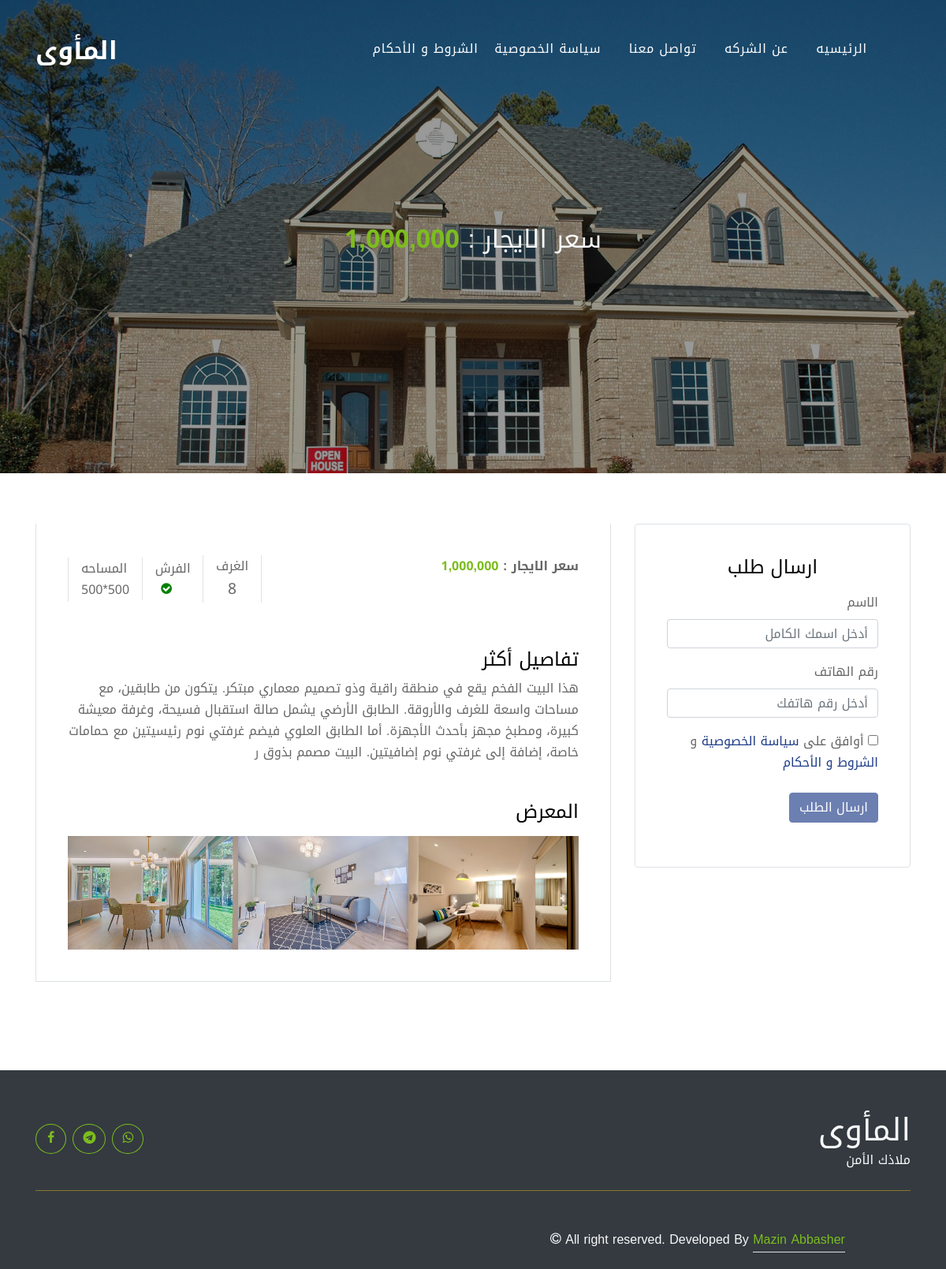
The page /details/2 on the database as committed earlier.
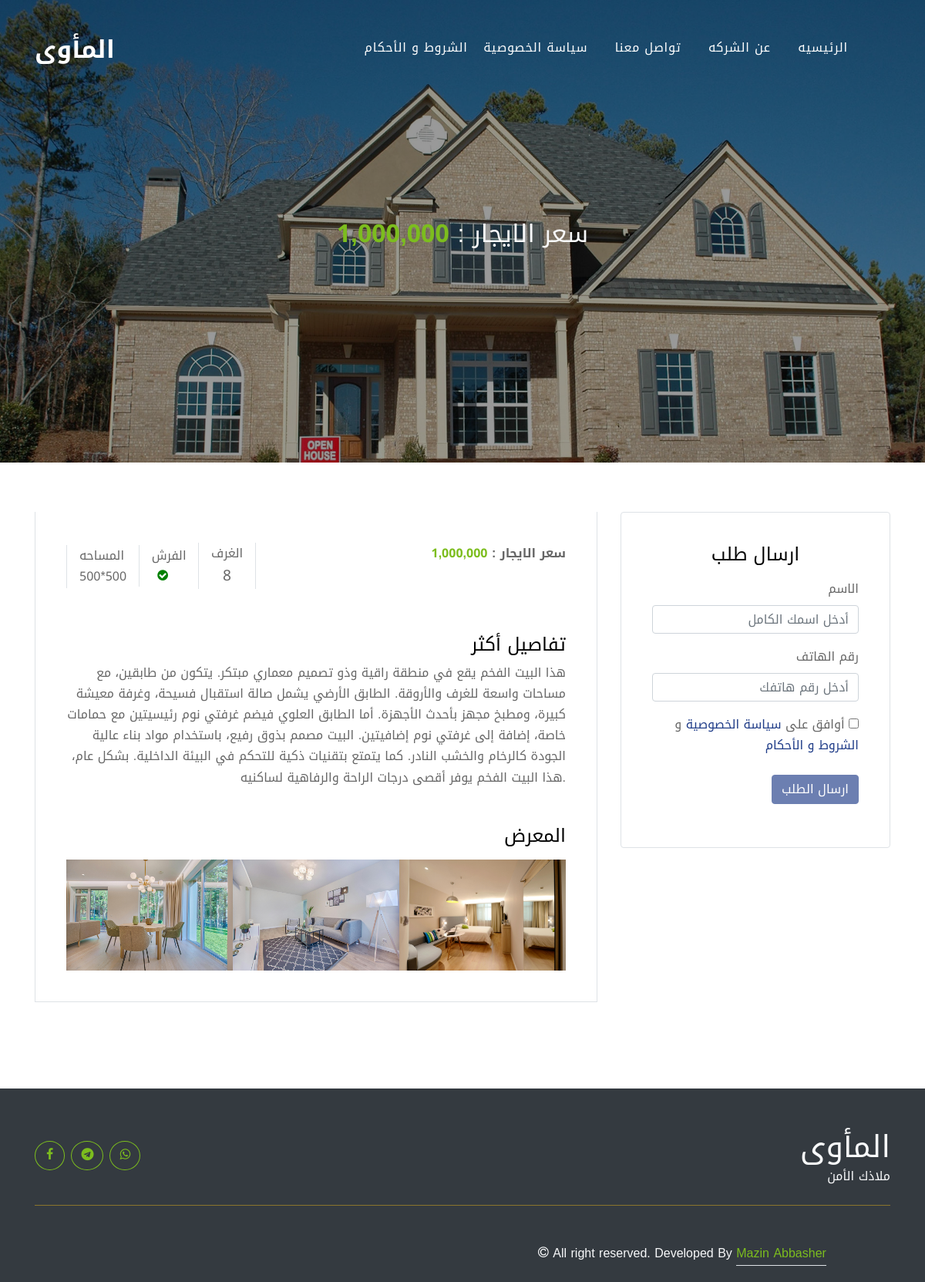
The same page on the database as committed later.
### api/models.py (models this page shows, shortened)
class House(models.Model):
    region = models.ForeignKey(Region,on_delete=models.PROTECT)
    rooms = models.IntegerField()
    ready = models.BooleanField(default=False)
    price = models.IntegerField()
    for_sale = models.BooleanField(default=False)
    for_rent = models.BooleanField(default=True)
    is_available = models.BooleanField(default=True)
    description = models.CharField(max_length=600)
    area = models.CharField(max_length=25)
    owner = models.ForeignKey(Owner,on_delete=models.PROTECT)
    sequence = models.IntegerField(default = 100)
    main_image = models.ImageField(upload_to='images/',null=True,blank=True)
    sale_price = models.IntegerField(default=0,null=True)
    date = models.DateTimeField(auto_now=True,null=True)
    special = models.BooleanField(default=False)
    private_description = models.CharField(max_length=500,default="")

class Image(models.Model):
    house = models.ForeignKey(House,on_delete=models.PROTECT)
    image = models.ImageField(upload_to='images/',null=True,blank=True)
    sequence = models.IntegerField(default = 100)

### api/views.py (the view)
# urls.py: path('details/<int:pk>',views.details,name="details"),
def details(request,pk):
    house = get_object_or_404(House,id=pk)
    images = Image.objects.filter(house=house)
    context = {
        "house":house,
        "images" : images,
    }
    return render(request,"detail.html",context=context)

### templates/detail.html (shortened to what this page needs)
<!DOCTYPE html>
{% load static %}
{% load humanize %}
<html lang="en">
  <head>
    <link rel="stylesheet" href="{% static "fonts/icomoon/style.css" %}">
    <link rel="stylesheet" href="{% static "css/bootstrap.min.css" %}">
    <link rel="stylesheet" href="{% static "css/magnific-popup.css" %}">
    <link rel="stylesheet" href="{% static "css/jquery-ui.css" %}">
    <link rel="stylesheet" href="{% static "css/owl.carousel.min.css" %}">
    <link rel="stylesheet" href="{% static "css/owl.theme.default.min.css" %}">
    <link rel="stylesheet" href="{% static "css/bootstrap-datepicker.css" %}">
    <link rel="stylesheet" href="{% static "css/mediaelementplayer.css" %}">
    <link rel="stylesheet" href="{% static "css/animate.css" %}">
    <link rel="stylesheet" href="{% static "fonts/flaticon/font/flaticon.css" %}">
    <link rel="stylesheet" href="{% static "css/fl-bigmug-line.css" %}">
    <link rel="stylesheet" href="{% static "css/aos.css" %}">
    <link rel="stylesheet" href="{% static "css/style.css" %}">
  </head>
  <body>
  <div class="site-wrap">
    <div class="site-navbar mt-4">
      <div class="container py-1">
        <div class="row align-items-center">
          <div class="col-8 col-md-8 col-lg-4">
            <h1 class="mb-0"><a href="{% url "api:home" %}" class="text-white h2 mb-0"><strong>المأوى</strong></a></h1>
          </div>
          <div class="col-4 col-md-4 col-lg-8" dir="rtl">
            <nav class="site-navigation text-right text-md-right" role="navigation">
              <ul class="site-menu js-clone-nav d-none d-lg-block ">
                <li class="active">
                  <a href="{% url "api:home" %}">الرئيسيه</a>
                </li>
                <li class="active"><a href="{% url "api:about" %}">عن الشركه</a></li>
                <li class="active"><a href="{% url "api:contact" %}">تواصل معنا</a></li>
                <li class="active"><a href="{% url "api:privacy" %}">سياسة الخصوصية</a></li>
                <li class="active"><a href="{% url "api:terms" %}">الشروط و الأحكام</a></li>
              </ul>
            </nav>
          </div>
        </div>
      </div>
    </div>
    <div class="site-blocks-cover inner-page-cover overlay" style="background-image: url({{ house.main_image.url }});" data-aos="fade">
      <div class="container">
        <div class="row align-items-center justify-content-center text-center">
          <div class="col-md-10">
            {% if house.for_rent%}
            <p class="mb-3 mt-4"><strong class="h2 text-light">سعر الايجار : </strong>
            <strong class="h2 text-success font-weight-bold">{{house.price|intcomma}}</strong></p>
            {% endif %}
          </div>
        </div>
      </div>
    </div>
    <div class="site-section site-section-sm">
      <div class="container">
        <div class="row">
          <div class="col-lg-8">
            <div class="bg-white property-body border-bottom border-left border-right">
              <div class="row mb-5"dir="rtl">
                <div class="col-md-6" style="text-align:right;">
                    {% if house.for_rent%}
                    <p><strong>سعر الايجار : </strong>
                    <strong class="text-success font-weight-bold">{{house.price|intcomma}}</strong></p>
                    {% endif %}
                </div>
                <div class="col-md-6">
                  <ul class="property-specs-wrap mb-3 mb-lg-0">
                    <li>
                      <span class="property-specs border-left border-right px-3" style="font-size: 1.0rem;">الغرف</span>
                      <span class="property-specs-number border-left border-right" style="font-size: 1.2rem; display: flex;justify-content: center;">{{ house.rooms }}</span>
                    </li>
                    <li>
                      <span class="property-specs border-left pl-3" style="font-size: 1.0rem;">الفرش</span>
                      {% if house.ready %}
                      <span class="property-specs-number border-left" style="font-size: 1.0rem;display: block;text-align: center;">
                        <i class="icon-check-circle " style="color: green; "></i>
                      </span>
                      {% else %}
                      <span class="property-specs-number border-left" style="font-size: 1.0rem;display: block;text-align: center;">
                        <i class="icon-close" style="color: red; "></i>
                      </span>
                      {% endif %}
                    </li>
                    <li>
                      <span class="property-specs border-left pl-3" style="font-size: 1.0rem;">المساحه</span>
                      <span class="property-specs-number border-left pl-3" style="font-size: 1.0rem;">{{ house.area }}</span>
                    </li>
                  </ul>
                </div>
              </div>
              <h2 class="h4 text-black" style="text-align:right;">تفاصيل أكثر</h2>
              <p style="text-align:right;">{{house.description}}</p>
              {% if images %}
              <div class="row no-gutters mt-5">
                <div class="col-12">
                  <h2 class="h4 text-black mb-3" style="text-align:right;">المعرض</h2>
                </div>
                {% for image in images %}
                <div class="col-sm-6 col-md-4 col-lg-4">
                  <a href="{{image.image.url}}" class="image-popup gal-item"><img src="{{ image.image.url }}" alt="Image" class="img-fluid"></a>
                </div>
                {% endfor %}
              </div>
              {% endif %}
            </div>
          </div>
          <div class="col-lg-4">
            <div class="bg-white widget border rounded">
              <h4 class="text-black mb-3 text-center text-uppercase">ارسال طلب</h4>
              <form action="#" data-house-pk="{{ house.pk }}" method="POST" id="order-form" class="form-contact-agent" style="text-align:right;" dir="rtl">
                <div class="form-group">
                  <label for="name">الاسم</label>
                  <input type="text" required="true" placeholder="أدخل اسمك الكامل" name="name" class="form-control">
                </div>
                <div class="form-group">
                  <label for="phone">رقم الهاتف</label>
                  <input type="phone" required="true" placeholder="أدخل رقم هاتفك" name="phone" class="form-control">
                </div>
                <div class="form-group">
                  <label>
                    <input type="checkbox" id="agree" name="agree"> أوافق على <a href="{% url "api:privacy" %}" >سياسة الخصوصية</a> و <a href="{% url "api:terms" %}">الشروط و الأحكام</a>
                  </label>
                </div>
                <div class="form-group">
                  <input type="submit" class="btn btn-primary" value="ارسال الطلب" id="submit-btn" disabled>
                </div>
              </form>
            </div>
          </div>
        </div>
      </div>
    </div>
       <div class="container-fluid bg-dark text-white-50 footer pt-1 mt-5" style="text-align:right;" dir="rtl">
        <div class="container pt-5">
            <div class="pb-4 mb-4" style="border-bottom: 1px solid rgba(226, 175, 24, 0.5) ;">
                <div class="row g-4">
                    <div class="col-lg-3">
                        <a href="#">
                            <h1 class="text-light mb-0">المأوى</h1>
                            <p class="text-light mb-0">ملاذك الأمن</p>
                        </a>
                    </div>
                    <div class="col-lg-6">
                  </div>
                    <div class="col-lg-3" >
                        <div class="d-flex justify-content-end pt-3">
                            <a class="btn btn-outline-success me-2 mx-1 btn-md-square rounded-circle" href="https://wa.me/+249127958201"><span class="icon-whatsapp"></a>                            <a class="btn btn-outline-success me-2 mx-1 btn-md-square rounded-circle" href="https://t.me/+249992025613"><span class="icon-telegram"></a>
                            <a class="btn btn-outline-success mr-1 btn-md-square rounded-circle" href="https://www.facebook.com/profile.php?id=61561040094874"><span class="icon-facebook"style="padding:2px;"></a>
                        </div>
                    </div>
                </div>
            </div>
        </div>
        <div class="container-fluid copyright bg-dark py-4">
          <div class="container">
              <div class="row">
                  <div class="col-md-6 text-center text-md-start mb-3 mb-md-0">
                    <span class="text-light"><i class="icon-copyright text-light me-2"></i> All right reserved. Developed By <a class="border-bottom text-success" href="https://www.linkedin.com/in/mazin-abbasher-15a506232">Mazin Abbasher</a>
                    </span>
                  </div>
              </div>
          </div>
        </div>
      </div>
  </div>
  </body>
</html>

### api/static/css/style.css (style rules this page uses)
body { line-height: 1.7; color: rgba(0, 0, 0, 0.6); font-weight: 400; font-size: 1rem; font-family: "Roboto Mono", SFMono-Regular, Menlo, Monaco, Consolas, "Liberation Mono", "Courier New", monospace; font-family: "Nunito Sans", -apple-system, BlinkMacSystemFont, "Segoe UI", Roboto, "Helvetica Neue", Arial, sans-serif, "Apple Color Emoji", "Segoe UI Emoji", "Segoe UI Symbol", "Noto Color Emoji"; }
a { -webkit-transition: .3s all ease; -o-transition: .3s all ease; transition: .3s all ease; }
.text-black { color: #000 !important; }
.site-wrap { position: relative; }
.site-wrap:before { -webkit-transition: .3s all ease-in-out; -o-transition: .3s all ease-in-out; transition: .3s all ease-in-out; background: rgba(0, 0, 0, 0.6); content: ""; position: absolute; z-index: 2000; top: 0; left: 0; right: 0; bottom: 0; opacity: 0; visibility: hidden; }
.btn { position: relative; top: 0; }
.btn.btn-primary { color: #fff; }
.form-control { height: 47px; }
.site-section { padding: 3em 0; }
@media (min-width: 768px) { .site-section { padding: 7em 0; } }
.site-section.site-section-sm { padding: 4em 0; }
.site-navbar { margin-bottom: 0px; width: 100%; border-bottom: none; position: absolute; z-index: 99; }
.site-navbar .site-navigation .site-menu { margin-bottom: 0; margin-left: 0; padding-left: 0; }
.site-navbar .site-navigation .site-menu .active > a { color: #fff; }
.site-navbar .site-navigation .site-menu a { text-decoration: none !important; display: inline-block; }
.site-navbar .site-navigation .site-menu > li { display: inline-block; padding: 10px 5px; }
.site-navbar .site-navigation .site-menu > li > a { padding: 10px 10px; letter-spacing: .05em; color: rgba(255, 255, 255, 0.6); text-decoration: none !important; }
.site-navbar .site-navigation .site-menu > li:last-child { padding-right: 0; }
.site-navbar .site-navigation .site-menu > li:last-child > a { padding-right: 0; }
.site-mobile-menu .site-nav-wrap { padding: 0; margin: 0; list-style: none; position: relative; }
.site-mobile-menu .site-nav-wrap a { padding: 10px 20px; display: block; position: relative; color: #212529; }
.site-mobile-menu .site-nav-wrap li { position: relative; display: block; }
.site-mobile-menu .site-nav-wrap li.active > a { color: #1f3c88; }
.site-mobile-menu .site-nav-wrap > li { display: block; position: relative; float: left; width: 100%; }
.site-mobile-menu .site-nav-wrap > li > a { padding-left: 20px; font-size: 20px; }
.site-blocks-cover { background-size: cover; background-repeat: no-repeat; background-position: top; }
.site-blocks-cover.overlay { position: relative; }
.site-blocks-cover.overlay:before { position: absolute; content: ""; left: 0; bottom: 0; right: 0; top: 0; background: rgba(0, 0, 0, 0.4); }
.site-blocks-cover, .site-blocks-cover .row { min-height: 600px; height: calc(100vh); }
.site-blocks-cover.inner-page-cover, .site-blocks-cover.inner-page-cover .row { min-height: 600px; height: calc(30vh); }
.site-blocks-cover p { color: #fff; font-size: 1.5rem; line-height: 1.5; }
.property-specs-wrap { list-style: none; padding: 0; margin: 0; }
.property-specs-wrap li { display: inline-block; margin-right: 10px; margin-bottom: 10px; }
.property-specs { display: block; text-transform: uppercase; font-size: 10px; }
.widget { padding: 40px; margin-bottom: 30px; }
.form-contact-agent .form-control { height: 37px; }
.property-body { padding: 40px; }
.gal-item img { -webkit-transition: .3s all ease; -o-transition: .3s all ease; transition: .3s all ease; opacity: 1; }

### templates/detail.html (style rules this page uses)
html, body, div, span, h1, h2, h3, h4, h5, h6, p, a, button, input, textarea { font-family: 'Noto Kufi Arabic', sans-serif; }

Rows that differ between the two databases and show on the page:
changed House: description "…إضافيتين. البيت مصمم بذوق ر" → "…إضافيتين. البيت مصمم بذوق رفيع، باستخدام مواد بناء عالية الجودة كالرخام والخشب النادر. كما يتمتع بتقنيات ذكية للتحكم في البيئة الداخلية. بشكل عام، هذا البيت الفخم يوفر أقصى درجات الراحة والرفاهية لساكنيه."
